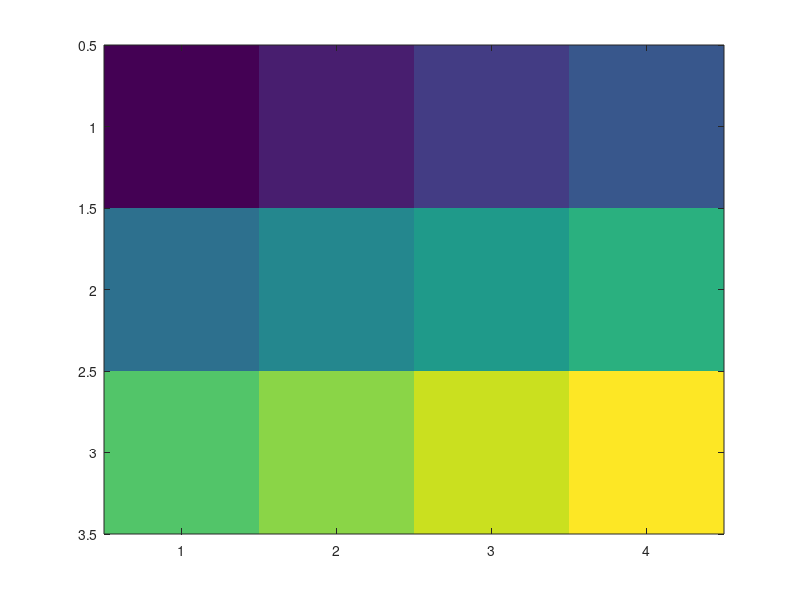

Reproduce this figure in MATLAB. (Note: this script raises an error after producing the figure.)
%=============================================================================
% Copyright (c) 2016-present Allan CORNET (Nelson)
%=============================================================================
% This file is part of Nelson.
%=============================================================================
% LICENCE_BLOCK_BEGIN
% SPDX-License-Identifier: LGPL-3.0-or-later
% LICENCE_BLOCK_END
%=============================================================================
% <--ADV-CLI MODE-->
%=============================================================================
f = figure();
C = [0 20 40 60; 80 100 120 140; 160 180 200 220];
IM = imagesc(C);
P =  properties(IM);
REF = {'AlphaData';
'AlphaDataMapping';
'BeingDeleted';
'BusyAction';
'CData';
'CDataMapping';
'Children';
'CreateFcn';
'DeleteFcn';
'Interruptible';
'Parent';
'Tag';
'Type';
'UserData';
'Visible';
'XData';
'YData'};  
assert_isequal(P, REF);
%=============================================================================
assert_isequal(IM.Type, 'image');
assert_isequal(IM.AlphaData, 1);
assert_isequal(IM.CDataMapping, 'scaled');
assert_isequal(IM.CData, C);
assert_isequal(IM.Tag, '');
assert_isequal(IM.UserData, []);
assert_isequal(IM.Visible, 'on');
assert_isequal(IM.XData, [1 4]);
assert_isequal(IM.YData, [1 3]);
%=============================================================================
